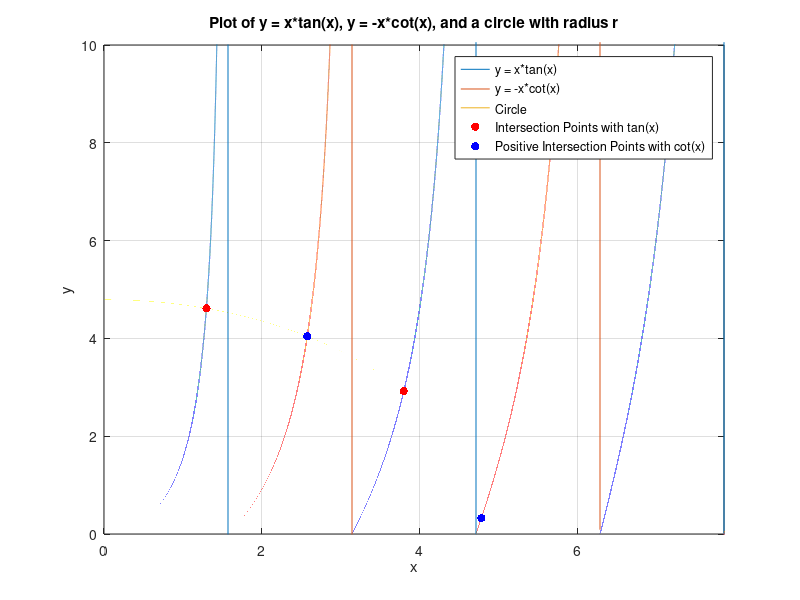
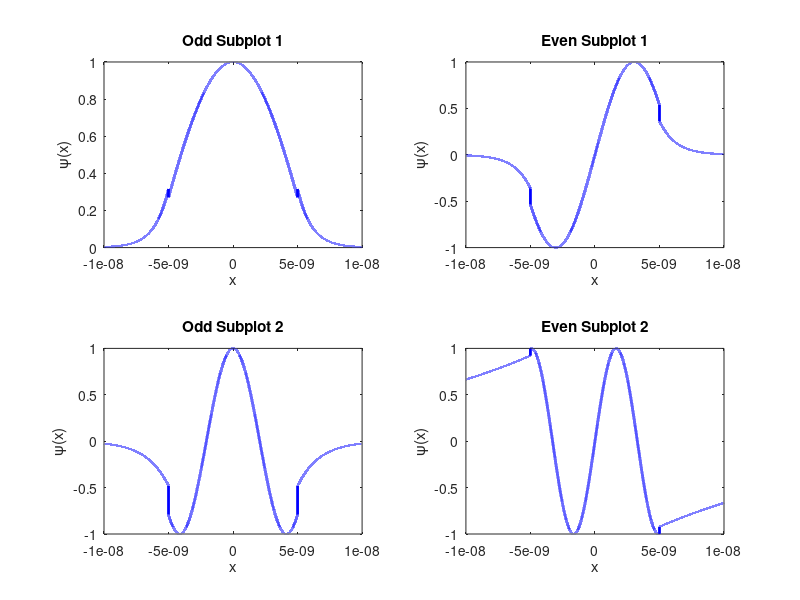

These charts were generated, in order, by the following MATLAB code:
% Welcome to the Exciting MATLAB World!
% 🌟 Practice Session: HW - 06 🚀
% 🧠 Your Brain Gym: Tackling MATLAB with Seyed Mohammad Sajadi's Magic
% 🎯 Student Number: 402448040
% Ready, set, code! 💻✨

% Clear the workspace and command window
close all
clc

% Initialize input values (commented out for hardcoded values)
% U0 = input("Enter the U0: ");
% m0 = input("Enter the m0: ");
% L = input("Enter the L: ");
% alpha = input("Enter the alpha: ");
U0 = 0.5 * 1.602 * 10^-19;
m0 = 9.11 * 10^-31;
L = 5 * 10^-9;
alpha = 0.07;

% Define constants
h = 4.13567 * 10^-15 * 1.602 * 10^-19; % Planck's constant in J
H = h / (2 * pi); % Reduced Planck's constant (ħ)
M = alpha * m0; % Scaled mass

% Calculate the radius of the circle
radius = sqrt(2 * M * U0 * L^2 / H^2);

% Display the calculated radius
disp(['The calculated radius of the circle is: ', num2str(radius)]);

% Generate x values and compute y values for tan(x) and cot(x)
x = linspace(0, L*pi / 10^-9, 1000000);
y_tan = x .* tan(x);
y_cot = -x .* cot(x);

% Plot the functions
figure;
plot(x, y_tan);
hold on; % Maintain the current plot for additional plots
plot(x, y_cot);
xlim([0 L*pi / (2*10^-9)]);
ylim([0 10]); % Adjust y-axis limits for better visualization

% Plot the circle using parametric equations
theta = linspace(0, 2*pi, 1000000);
x_circle = radius * cos(theta);
y_circle = radius * sin(theta);
plot(x_circle, y_circle);

% Iterate through x values and find intersection points
intersection_points_tan = [];
intersection_points_cot = [];

tolerance = 0.01; % Tolerance for considering points close

for i = 1:length(x)
    % Check if the point is on the circle
    if abs(x(i)^2 + y_tan(i)^2 - radius^2) < tolerance
        % Check if the point is close to any existing point in the array
        is_close = false;
        for j = 1:size(intersection_points_tan, 1)
            if norm([x(i), y_tan(i)] - intersection_points_tan(j, :)) < tolerance
                is_close = true;
                break;
            end
        end
        
        % If the point is not close to any existing point, add it to the array
        if ~is_close
            intersection_points_tan = [intersection_points_tan; x(i), y_tan(i)];
        end
    end

 
    % Check if the point is on the circle
    if abs(x(i)^2 + y_cot(i)^2 - radius^2) < tolerance
        % Check if the point is close to any existing point in the array
        is_close = false;
        for j = 1:size(intersection_points_cot, 1)
            if norm([x(i), y_cot(i)] - intersection_points_cot(j, :)) < tolerance
                is_close = true;
                break;
            end
        end
        
        % If the point is not close to any existing point, add it to the array
        if ~is_close
            intersection_points_cot = [intersection_points_cot; x(i), y_cot(i)];
        end
    end
end


% Display only positive intersection points with y = x*tan(x)
disp('Intersection points with y = x*tan(x):');
positive_intersection_tan = intersection_points_tan(intersection_points_tan(:, 2) > 0, :);
disp(positive_intersection_tan);

% Display only positive intersection points with y = -x*cot(x)
disp('Intersection points with y = -x*cot(x):');
positive_intersection_cot = intersection_points_cot(intersection_points_cot(:, 2) > 0, :);
disp(positive_intersection_cot);


% Perform operations on positive_intersection_tan
tan_col1 = ((positive_intersection_tan(:, 1)).^ 2 * H ^ 2) / (2 * M * (1.602 * 10 ^ -19));
tan_col2 = (((positive_intersection_tan(:, 2)).^ 2 * H ^ 2) / (2 * M * (1.602 * 10 ^ -19)) - U0) * -1;
Energy_positive_intersection_tan = [tan_col1, tan_col2];

% Perform operations on positive_intersection_cot
cot_col1 = ((positive_intersection_cot(:, 1)).^2 * H^2) / (2 * M * (1.602 * 10 ^ -19));
cot_col2 = (((positive_intersection_cot(:, 2)).^2 * H^2) / (2 * M * (1.602 * 10 ^ -19)) - U0) * -1;
Energy_positive_intersection_cot = [cot_col1, cot_col2];

% Display energy 
disp('Energy Intersection points with y = x*tan(x) by e.v:');
disp(Energy_positive_intersection_tan / (1.602*10^-19));

disp('Energy Intersection points with y = -x*cot(x) by e.v:');
disp(Energy_positive_intersection_cot / (1.602*10^-19));

% Count the number of points for tangent and cotangent
num_points_tan = size(positive_intersection_tan, 1);
num_points_cot = size(positive_intersection_cot, 1);

% Display the counts
disp(['Number of points for tangent: ', num2str(num_points_tan)]);
disp(['Number of points for cotangent: ', num2str(num_points_cot)]);
disp(['Total number of points: ', num2str(num_points_tan + num_points_cot)]);


% Plot intersection points
if ~isempty(intersection_points_tan)
    scatter(intersection_points_tan(:, 1), intersection_points_tan(:, 2), 'r', 'filled');
end

if ~isempty(positive_intersection_cot)
    scatter(positive_intersection_cot(:, 1), positive_intersection_cot(:, 2), 'b', 'filled');
end

% Add labels, title, and legend for clarity
xlabel('x');
ylabel('y');
title('Plot of y = x*tan(x), y = -x*cot(x), and a circle with radius r');
legend('y = x*tan(x)', 'y = -x*cot(x)', 'Circle', 'Intersection Points with tan(x)', 'Positive Intersection Points with cot(x)');
grid on;
hold off;


new_positive_intersection_tan = positive_intersection_tan / L;
new_positive_intersection_cot = positive_intersection_cot / L;

% Define the x values for the entire range
x = linspace(-2 * L, 2 * L, 100000); % Adjust the number of points as needed

% Define the corresponding y values for each function
y = zeros(size(x));

row_positive_intersection_cot = size(positive_intersection_cot, 1);
row_positive_intersection_tan = size(positive_intersection_tan, 1);

num_rows = ceil((row_positive_intersection_tan + row_positive_intersection_cot) / 2);
figure;


for i = 1 : (row_positive_intersection_tan + row_positive_intersection_cot)
    subplot(num_rows, 2, i); % Adjust the layout dynamically
    
    if mod(i, 2) == 0
        % Even index
        K = new_positive_intersection_cot(i / 2, 1);
        k = new_positive_intersection_cot(i / 2, 2);

        for j = 1:length(x)
            % First interval: 0 to L
            if x(j) >= 0 && x(j) <= L
                y(j) = sin(K * x(j));
            end
            
            % Second interval: L to 2*L
            if x(j) > L && x(j) <= 2*L
                if sin(K * L) > 0
                    y(j) = exp(-k * (x(j) - 3 * L / 4));
                else
                    y(j) = -exp(-k * (x(j) - 3 * L / 4));
                end
            end
            
            % Third interval: 0 to -L
            if x(j) >= -L && x(j) < 0
                y(j) = sin(K * x(j));
            end
            
            % Fourth interval: -L to -2*L
            if x(j) >= -2*L && x(j) < -L
                if sin(K * (-L)) > 0
                    y(j) = exp(k * (x(j) + 3 * L / 4));
                else
                    y(j) = -exp(k * (x(j) + 3 * L / 4));
                end
            end
        end
        

    else
        % Odd index
        K = new_positive_intersection_tan((i+1) / 2, 1);
        k = new_positive_intersection_tan((i+1) / 2, 2);

        for j = 1:length(x)
            % First interval: 0 to L
            if x(j) >= 0 && x(j) <= L
                y(j) = cos(K * x(j));
            end
            
            % Second interval: L to 2*L
            if x(j) > L && x(j) <= 2*L
                if cos(K * L) > 0
                    y(j) = exp(-k * (x(j) - 3 * L / 4));
                else
                    y(j) = -exp(-k * (x(j) - 3 * L / 4));
                end
            end
            
            % Third interval: 0 to -L
            if x(j) >= -L && x(j) < 0
                y(j) = cos(K * x(j));
            end
            
            % Fourth interval: -L to -2*L
            if x(j) >= -2*L && x(j) < -L
                if cos(K * (-L)) > 0
                    y(j) = exp(k * (x(j) + 3 * L / 4));
                else
                    y(j) = -exp(k * (x(j) + 3 * L / 4));
                end
            end
        end
              
    end
    

    plot(x, y, 'b-', 'LineWidth', 2);
    
    if mod(i, 2) == 0
        title(['Even Subplot ' num2str(i/2)]);
    else
        title(['Odd Subplot ' num2str((i+1)/2)]);
    end
    
    xlabel('x');
    ylabel('ψ(x)');
end
